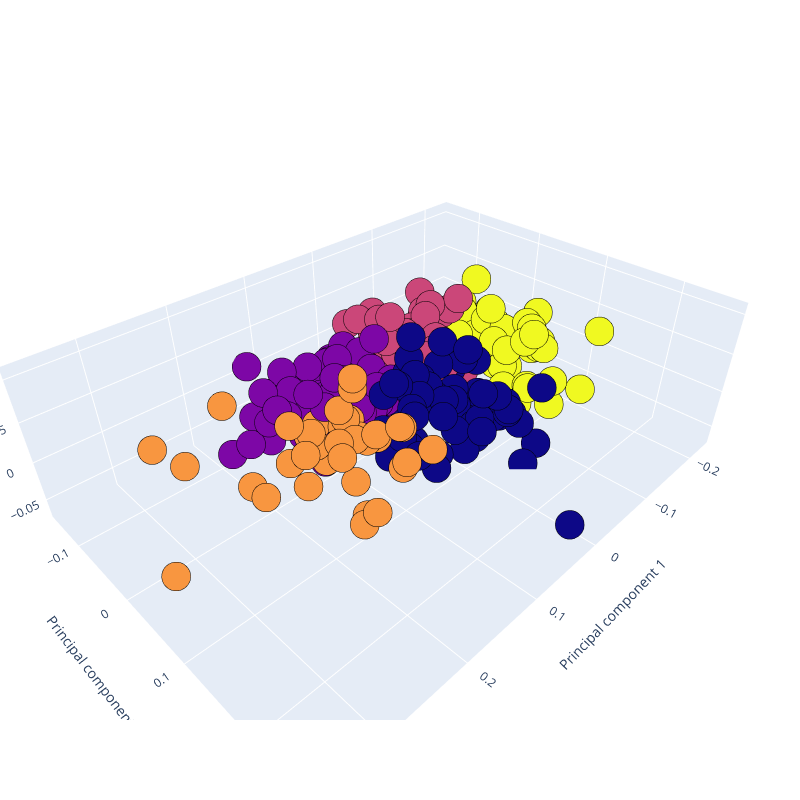

Notebook source saved alongside this figure:
### Markdown cell above
# 5 clusters 3D

### Code cell
Scene = dict(xaxis = dict(title  = 'Principal component 1'),yaxis = dict(title  = 'Principal component 2'),zaxis = dict(title  = 'Principal component 3'))

# model.labels_ is nothing but the predicted clusters i.e y_clusters
labels = model5.labels_
trace = go.Scatter3d(x=X_pca3[:, 0], y=X_pca3[:, 1], z=X_pca3[:, 2], mode='markers',marker=dict(color = labels, size= 10, line=dict(color= 'black',width = 10)))
layout = go.Layout(margin=dict(l=0,r=0),scene = Scene,height = 800,width = 800)
data = [trace]
fig = go.Figure(data = data, layout = layout)
fig.show()
fig.write_html("5clusters.html")

### Figure 1 — Plotly figure (JSON) as saved in the notebook; plotly's stock layout.template omitted (floating-point values rounded to 4 significant figures; data arrays with more than 128 entries replaced by an {"elided": "..."} marker saying what was removed)
{"data": [{"marker": {"color": {"elided": "297 int values"}, "line": {"color": "black", "width": 10}, "size": 10}, "mode": "markers", "type": "scatter3d", "x": {"elided": "297 float values"}, "y": {"elided": "297 float values"}, "z": {"elided": "297 float values"}}], "layout": {"height": 800, "margin": {"l": 0, "r": 0}, "scene": {"xaxis": {"title": {"text": "Principal component 1"}}, "yaxis": {"title": {"text": "Principal component 2"}}, "zaxis": {"title": {"text": "Principal component 3"}}}, "width": 800}}
